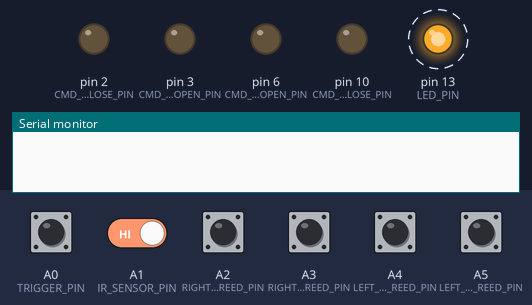
A sketch run on a simulated Arduino Uno, built with avr-gcc and run on an emulated ATmega328P. Parts: output pins drawn as LEDs (lit = HIGH), the last lines printed to the serial monitor. Dashed ring = blinking. Inputs (shaded band) come from the test bench; at power-on: A0 (TRIGGER_PIN), A1 (IR_SENSOR_PIN), A2 (RIGHT_WING_OPEN_REED_PIN), A3 (RIGHT_WING_CLOSE_REED_PIN), A4 (LEFT_WING_OPEN_REED_PIN), A5 (LEFT_WING_CLOSE_REED_PIN) HIGH.

Above: at 1.2 s.
1.3 s: A0 (TRIGGER_PIN) pulled LOW for 0.15 s
At 3.7 s:
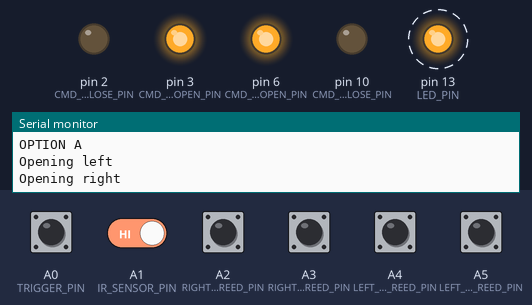
4.4 s: A4 (LEFT_WING_OPEN_REED_PIN) pulled LOW for 0.15 s
At 5.3 s:
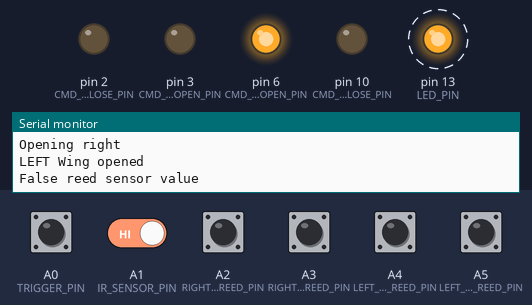
7.5 s: A2 (RIGHT_WING_OPEN_REED_PIN) pulled LOW for 0.15 s
At 8.7 s:
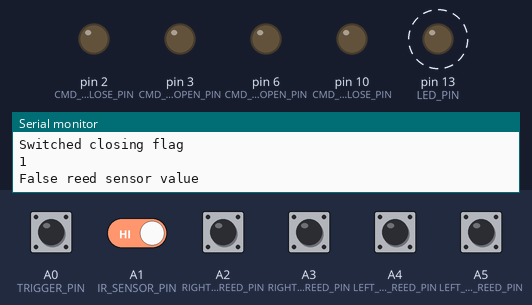
12.5 s: A0 (TRIGGER_PIN) driven LOW and A1 (IR_SENSOR_PIN) driven LOW
At 14.5 s:
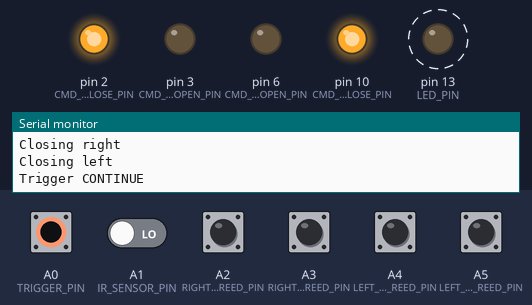
15.5 s: A3 (RIGHT_WING_CLOSE_REED_PIN) pulled LOW for 0.15 s
At 17.8 s:
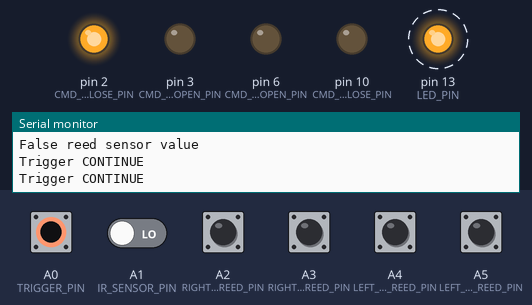
Timing chart, 0 to 19.6 s (numbered marks = the images above; inputs shaded):
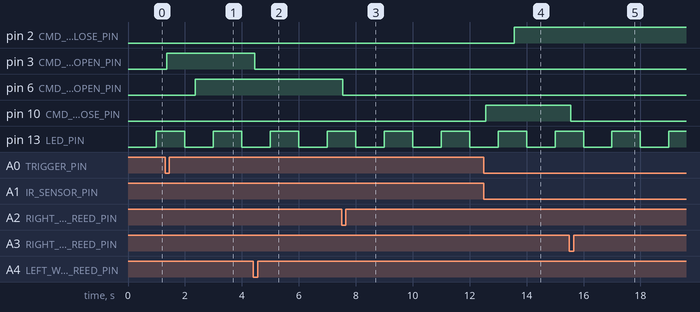

Measured:
- after the input at 1.3 s, pin 3 (CMD_LEFT_WING_OPEN_PIN): LOW → HIGH after 0.07 s; pin 6 (CMD_RIGHT_WING_OPEN_PIN): LOW → HIGH after 1.1 s
- after the input at 4.4 s, pin 3 (CMD_LEFT_WING_OPEN_PIN): HIGH → LOW after 0.05 s
- after the input at 7.5 s, pin 6 (CMD_RIGHT_WING_OPEN_PIN): HIGH → LOW after 0.05 s
- after the input at 12.5 s, pin 2 (CMD_LEFT_WING_CLOSE_PIN): LOW → HIGH after 1.1 s; pin 10 (CMD_RIGHT_WING_CLOSE_PIN): LOW → HIGH after 0.07 s
- after the input at 15.5 s, pin 10 (CMD_RIGHT_WING_CLOSE_PIN): HIGH → LOW after 0.05 s
- by itself, pin 13 (LED_PIN): alternates HIGH for 1.0 s and LOW for 1.0 s

The sketch:

GateController.ino
```cpp
#include <SoftwareSerial.h>

const int WAIT = 100;
const int GATE_WING_DELAY = 1000;
const unsigned long TRIGGER_CYCLE_COUNTER = 20000;
const int TRIGGER_STABILIZE_DELAY = 50;
const int SENSOR_STABILIZE_DELAY = 50;
const int MAX_GATE_RUNTIME_MS = 20000;
const int GATE_OPEN_MAX_TIME = 300;
const int GATE_LEFT = 1;
const int GATE_RIGHT = 2;
const int GATE_OPEN = 1;
const int GATE_CLOSE = 2;

const int TRIGGER_PIN = A0;
const int LEFT_WING_OPEN_REED_PIN = A4;
const int LEFT_WING_CLOSE_REED_PIN = A5;
const int RIGHT_WING_OPEN_REED_PIN = A2;
const int RIGHT_WING_CLOSE_REED_PIN = A3;
const int IR_SENSOR_PIN = A1;
const int CMD_LEFT_WING_OPEN_PIN = 3;
const int CMD_LEFT_WING_CLOSE_PIN = 2;
const int CMD_RIGHT_WING_OPEN_PIN = 6;
const int CMD_RIGHT_WING_CLOSE_PIN = 10;
const int LED_PIN = 13;

const int IR_SENSOR_BLOCKED = 1;
const int REED_SENSOR_ON = 0;
const int TRIGGER_ON = 0;

int triggerVal;
int irSensorVal;
int leftWingOpenReedVal;
int leftWingCloseReedVal;
int rightWingOpenReedVal;
int rightWingCloseReedVal;

boolean isClosing;
boolean isMovingLeft;
boolean isMovingRight;
int previousTriggerVal;
unsigned long triggerCycle;
boolean isTriggered;
unsigned long movementStarted;
volatile unsigned int ticker;
volatile boolean ledState;

void setup() {
  Serial.begin(9600);

  //Inputs
  pinMode(TRIGGER_PIN, INPUT_PULLUP);
  pinMode(LEFT_WING_OPEN_REED_PIN, INPUT_PULLUP);
  pinMode(LEFT_WING_CLOSE_REED_PIN, INPUT_PULLUP);
  pinMode(RIGHT_WING_OPEN_REED_PIN, INPUT_PULLUP);
  pinMode(RIGHT_WING_CLOSE_REED_PIN, INPUT_PULLUP);
  pinMode(IR_SENSOR_PIN, INPUT_PULLUP);

  //Outputs
  pinMode(CMD_LEFT_WING_OPEN_PIN, OUTPUT);
  pinMode(CMD_LEFT_WING_CLOSE_PIN, OUTPUT);
  pinMode(CMD_RIGHT_WING_OPEN_PIN, OUTPUT);
  pinMode(CMD_RIGHT_WING_CLOSE_PIN, OUTPUT);
  pinMode(LED_PIN, OUTPUT);

  //Default Status
  isMovingLeft = false;
  isMovingRight = false;
  isClosing = false;
  isTriggered = false;
  triggerCycle = TRIGGER_CYCLE_COUNTER;
  previousTriggerVal = !TRIGGER_ON;
  ledState = false;

  //clear
  digitalWrite(CMD_LEFT_WING_CLOSE_PIN, LOW);
  digitalWrite(CMD_LEFT_WING_OPEN_PIN, LOW);
  digitalWrite(CMD_RIGHT_WING_CLOSE_PIN, LOW);
  digitalWrite(CMD_RIGHT_WING_OPEN_PIN, LOW);

  //Timer
  ticker = 0;
  setTimer();
}

void loop() {
  readSensors();
  if (irSensorVal == IR_SENSOR_BLOCKED && isClosing && (isMovingLeft || isMovingRight)) {
    stop(GATE_LEFT);
    stop(GATE_RIGHT);
    isClosing = false;
  } else if (irSensorVal == IR_SENSOR_BLOCKED && isClosing) {
    ticker = 0;
    if (isTriggered) {
      isTriggered = false;
    }
  } else if (isMovingLeft || isMovingRight) {
    if (millis()-movementStarted > MAX_GATE_RUNTIME_MS) {
      Serial.println("Movement time exceeded allowed period");
      stop(GATE_LEFT);
      stop(GATE_RIGHT);
    }
    if (isTriggered) {
      Serial.println("Stop and direction change on trigger");
      stop(GATE_LEFT);
      stop(GATE_RIGHT);
      isClosing = !isClosing;
      isTriggered = false;
    } else {
      if (isMovingLeft) {
        if (isClosing && leftWingCloseReedVal == REED_SENSOR_ON) {
          Serial.println("LEFT Wing closed");
          stop(GATE_LEFT);
        } else if (!isClosing && leftWingOpenReedVal == REED_SENSOR_ON) {
          Serial.println("LEFT Wing opened");
          stop(GATE_LEFT);
        }
      }
      if (isMovingRight) {
        if (isClosing && rightWingCloseReedVal == REED_SENSOR_ON) {
          Serial.println("RIGHT Wing closed");
          stop(GATE_RIGHT);
        } else if (!isClosing && rightWingOpenReedVal == REED_SENSOR_ON) {
          Serial.println("RIGHT Wing opened");
          stop(GATE_RIGHT);
        }
      }
      if (!isMovingLeft && !isMovingRight) { //Now both wings are stopped
          isClosing = !isClosing;
          Serial.println("Switched closing flag");
          Serial.println(isClosing);
      }
    }
  } else if (isTriggered) {
    if (rightWingCloseReedVal == REED_SENSOR_ON || leftWingCloseReedVal == REED_SENSOR_ON || !isClosing) { //Wings are closed, or were closing just stopped -> opening
      Serial.println("OPTION A");
      isClosing = false;
      if (leftWingOpenReedVal != REED_SENSOR_ON) {
        start(GATE_LEFT, GATE_OPEN);
        delay(GATE_WING_DELAY);
        Serial.println("Opening left");
      }
      if (rightWingOpenReedVal != REED_SENSOR_ON) {
        start(GATE_RIGHT, GATE_OPEN);
        Serial.println("Opening right");
      }
    }
    if ((leftWingOpenReedVal == REED_SENSOR_ON || rightWingOpenReedVal == REED_SENSOR_ON || isClosing) && irSensorVal != IR_SENSOR_BLOCKED) {
      Serial.println("OPTION B");
      isClosing = true;
      if (rightWingCloseReedVal != REED_SENSOR_ON) {
        start(GATE_RIGHT, GATE_CLOSE);
        delay(GATE_WING_DELAY);
        Serial.println("Closing right");
      }
      if (leftWingCloseReedVal != REED_SENSOR_ON) {
        start(GATE_LEFT, GATE_CLOSE);
        Serial.println("Closing left");
      }
    }
    isTriggered = false;
  } else if (leftWingOpenReedVal == REED_SENSOR_ON || rightWingOpenReedVal == REED_SENSOR_ON) {
    if (ticker > GATE_OPEN_MAX_TIME) {
      isTriggered = true;
      ticker = 0;
      Serial.println("Gate open timeout reached");
    }
  } else {
    ticker = 0;
  }
}

void readSensors() {
  irSensorVal = digitalRead(IR_SENSOR_PIN);
  triggerVal = digitalRead(TRIGGER_PIN);
  leftWingOpenReedVal = readSensor(LEFT_WING_OPEN_REED_PIN);
  leftWingCloseReedVal = readSensor(LEFT_WING_CLOSE_REED_PIN);
  rightWingOpenReedVal = readSensor(RIGHT_WING_OPEN_REED_PIN);
  rightWingCloseReedVal = readSensor(RIGHT_WING_CLOSE_REED_PIN);
  if (triggerVal != TRIGGER_ON) {
    previousTriggerVal = !TRIGGER_ON;
    triggerCycle = TRIGGER_CYCLE_COUNTER;
  } else if (triggerVal != previousTriggerVal && triggerCycle == TRIGGER_CYCLE_COUNTER && triggerVal == TRIGGER_ON) {
    delay(TRIGGER_STABILIZE_DELAY);
    triggerVal = digitalRead(TRIGGER_PIN);
    if (triggerVal == TRIGGER_ON) {
      isTriggered = true;
      previousTriggerVal = triggerVal;
      triggerCycle--;
    } else {
      Serial.println("False trigger");
    }
  } else if (triggerCycle <= 0 && triggerVal == TRIGGER_ON) {
    Serial.println("Trigger CONTINUE");
    triggerCycle = TRIGGER_CYCLE_COUNTER;
    triggerCycle--;
  } else if (triggerCycle <= 0) {
    triggerCycle = TRIGGER_CYCLE_COUNTER;
    previousTriggerVal = !TRIGGER_ON;
    Serial.println("Trigger RESET");
  } else if (triggerCycle < TRIGGER_CYCLE_COUNTER) {
    triggerCycle--;
  }

  if (isTriggered) {
    Serial.println("TRIGGER");
    if (isClosing) {
      Serial.println("Closing");
    } else {
      Serial.println("Opening");
    }
    if (isMovingLeft) {
      Serial.println("LEFT moving");
    }
    if (isMovingRight) {
      Serial.println("RIGHT moving");
    }
    Serial.println("*****************");
    Serial.println(irSensorVal==IR_SENSOR_BLOCKED, DEC);
    Serial.println(leftWingOpenReedVal==REED_SENSOR_ON, DEC);
    Serial.println(leftWingCloseReedVal==REED_SENSOR_ON, DEC);
    Serial.println(rightWingOpenReedVal==REED_SENSOR_ON, DEC);
    Serial.println(rightWingCloseReedVal==REED_SENSOR_ON, DEC);
    Serial.println("*****************");
  }
}

int readSensor(int sensorPin) {
  int sensorVal = digitalRead(sensorPin);
  if (sensorVal == REED_SENSOR_ON) {
    delay(SENSOR_STABILIZE_DELAY);
    sensorVal = digitalRead(sensorPin);
    if (sensorVal != REED_SENSOR_ON) {
      Serial.println("False reed sensor value");
    }
  }
  return sensorVal;
}

void stop(int gate) {
   if (gate == GATE_LEFT) {
      digitalWrite(CMD_LEFT_WING_CLOSE_PIN, LOW);
      digitalWrite(CMD_LEFT_WING_OPEN_PIN, LOW);
      isMovingLeft = false;
    } else {
      digitalWrite(CMD_RIGHT_WING_CLOSE_PIN, LOW);
      digitalWrite(CMD_RIGHT_WING_OPEN_PIN, LOW);
      isMovingRight = false;
    }
}

void start(int gate, int direction) {
  if (gate == GATE_LEFT) {
     isMovingLeft = true;
     if (direction == GATE_OPEN) {
       digitalWrite(CMD_LEFT_WING_CLOSE_PIN, LOW);
       digitalWrite(CMD_LEFT_WING_OPEN_PIN, HIGH);
     } else {
       digitalWrite(CMD_LEFT_WING_CLOSE_PIN, HIGH);
       digitalWrite(CMD_LEFT_WING_OPEN_PIN, LOW);
     }
   } else {
     isMovingRight = true;
      if (direction == GATE_OPEN) {
        digitalWrite(CMD_RIGHT_WING_CLOSE_PIN, LOW);
        digitalWrite(CMD_RIGHT_WING_OPEN_PIN, HIGH);
      } else {
        digitalWrite(CMD_RIGHT_WING_CLOSE_PIN, HIGH);
        digitalWrite(CMD_RIGHT_WING_OPEN_PIN, LOW);
      }
   }
   movementStarted = millis();
}

void setTimer() {
  cli();
  TCCR1A = 0;// set entire TCCR1A register to 0
  TCCR1B = 0;// same for TCCR1B
  TCNT1  = 0;//initialize counter value to 0
  // set compare match register for 1hz increments
  OCR1A = 15624;// = (16*10^6) / (1*1024) - 1 (must be <65536)
  // turn on CTC mode
  TCCR1B |= (1 << WGM12);
  // Set CS10 and CS12 bits for 1024 prescaler
  TCCR1B |= (1 << CS12) | (1 << CS10);
  // enable timer compare interrupt
  TIMSK1 |= (1 << OCIE1A);
  sei();
}

ISR(TIMER1_COMPA_vect) {
  ticker++;
  if (ledState) {
    digitalWrite(LED_PIN, HIGH);
  } else {
    digitalWrite(LED_PIN, LOW);
  }
  ledState = !ledState;
}
```
